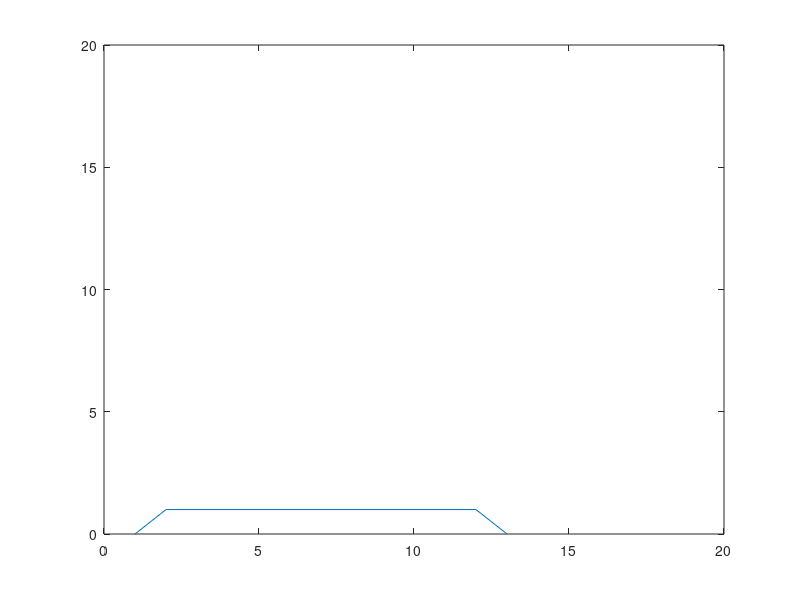

Write MATLAB code to recreate this figure.
clc; clear all;

zID = [1, 8, 7, 5, 1, 10, 1];

A = zID(2);
B = zID(3);
C = zID(4);
D = zID(5);
E = zID(6);
F = zID(7);

%making unit vectors----------

slant_uv = [((12+D)/12)/(sqrt(((12+D)/12)+((12+D)/12)*tand((16+F)/2))),(((12+D)/12)*tand((16+F)/2))/(sqrt(((12+D)/12)+((12+D)/12)*tand((16+F)/2)))];

unit_step = ((12+D)/12)*tand((16+F)/2);


%-----------------------------

A = zeros(45,45)
steps  = 1;
p = [];

for n = 0:12
    if n < steps
        i = n;
    elseif n > (12 - steps)
        i = 12 - n;
    else
        i = steps;
    end
    
    
    
    
    p = [p,i];
    
    
    
end

x = 1:1:13
plot(x,p)
hold on
plot(x,-p)
xlim([0,20])
ylim([0,20])

hold off